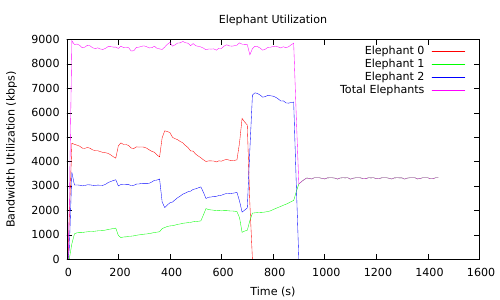

Here is the gnuplot script that generated this plot:
set term pdf enhanced color
set output "elephant_bw.pdf"   
set size 1,1
set title "Elephant Utilization"               
set xlabel "Time (s)"       
set ylabel "Bandwidth Utilization (kbps)"                 
plot "elephant_bw.dat" using 1:2 with lines title "Elephant 0", \
    "elephant_bw.dat" using 1:3 with lines title "Elephant 1", \
    "elephant_bw.dat" using 1:4 with lines title "Elephant 2", \
    "elephant_bw.dat" using 1:5 with lines title "Total Elephants"
exit
